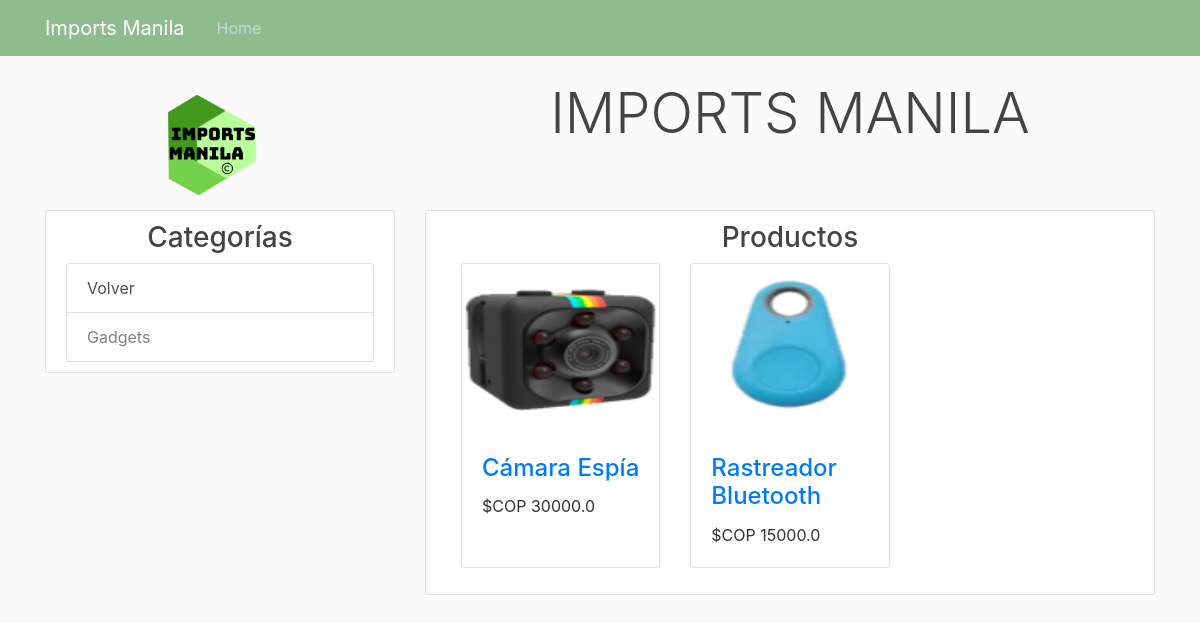
The app's page /category/2/products, older data.
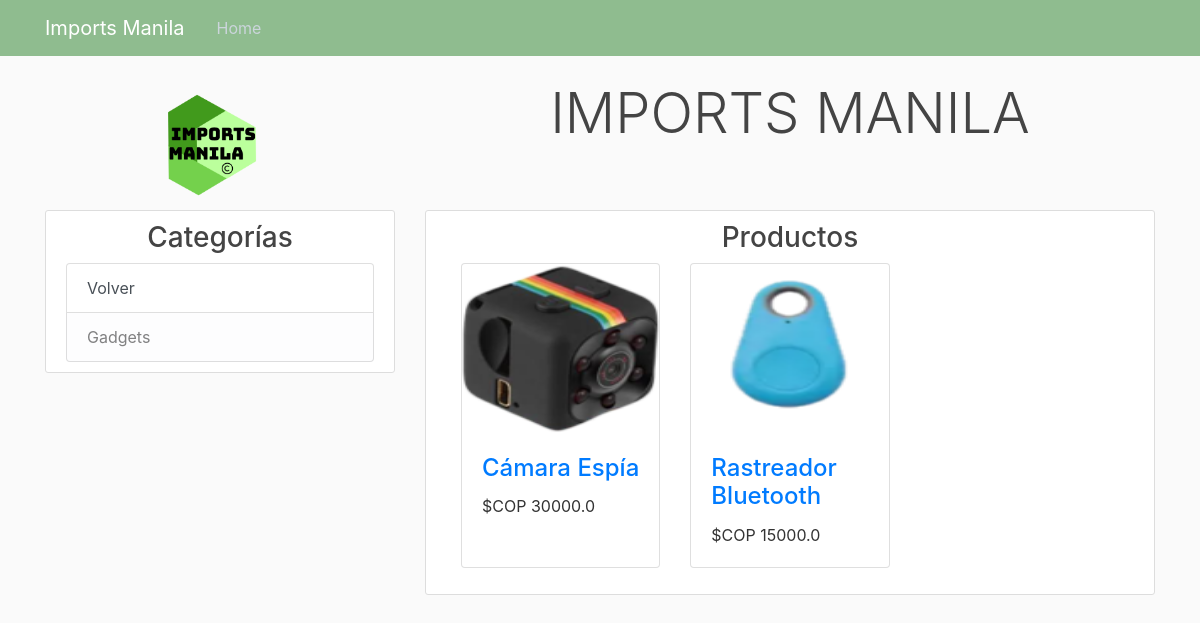
The same page, newer data.
### app_ecommerce/models.py (models this page shows, shortened)
class Category(db.Model):
    id = db.Column(db.Integer, primary_key=True)
    name = db.Column(db.String(20),unique=True,nullable=False)
    image_file = db.Column(db.String(20),nullable=False,default='defaultCategory.jpg')
    parent_category = db.Column(db.Integer, db.ForeignKey('category.id'),nullable=False,default='root')
    products = db.relationship('Product', backref='cate', lazy=True)
    subCategories = db.relationship('Category',backref=db.backref('parent_cat',remote_side='Category.id'),lazy=True)

class Product(db.Model):
    id = db.Column(db.Integer, primary_key=True)
    name = db.Column(db.String(20),unique=True, nullable=False)
    description = db.Column(db.String(2500),nullable=False)
    weight = db.Column(db.String(10), nullable=False,default='1Kg')
    price = db.Column(db.Float(10), nullable=False,default=3.1)
    image_file1 = db.Column(db.String(20),nullable=False,default='defaultProduct.jpg')
    image_file2 = db.Column(db.String(20), nullable=False, default='defaultProduct.jpg')
    image_file3 = db.Column(db.String(20), nullable=False, default='defaultProduct.jpg')
    category = db.Column(db.Integer, db.ForeignKey('category.id'),nullable=False)

### app_ecommerce/categories/routes.py (the view)
@categories.route('/category/<int:category_id>/products')
def products_for_category(category_id):
    c = Category.query.get(category_id)
    products = c.products
    categories = [c]
    return render_template('home.html',categories=categories, products=products,quote=quote)

### app_ecommerce/templates/home.html
{% extends 'layout.html' %}
{% block content %}
    <div class="row">
    <div class="col-md-4">
      <div class="content-section">
        <h3 class="text-center">Categorías</h3>
        <div class="list-group">
            <a class="list-group-item list-group-item-action list-group-item-link" href="javascript:history.back()"> Volver</a>
            {% for cat in categories %}
                {% if cat.subCategories|length > 0 %}
                    <a href="{{url_for('categories.subcategories_for_category',category_id=cat.id)}}" class="list-group-item list-group-item-action list-group-item-light">{{cat.name}}</a>
                {% else %}
                    <a href="{{url_for('categories.products_for_category',category_id=cat.id)}}"
                   class="list-group-item list-group-item-action list-group-item-light">{{cat.name}}</a>
                {% endif %}
            {% endfor %}
          </div>
      </div>
    </div>
    {% if products %}
        <div class="col-md-8">
          <div class="content-section">
            <h3 class="text-center">Productos</h3>
              <div class="col-lg-12">
                    <div class="row">
                      {% for p in products %}
                        <div class="col-lg-4 col-md-6 mb-3">
                            <div class="card h-100">
                            <a href="{{url_for('products.view_product',product_id=p.id)}}">
                            <img class="card-img-top"
                                 src="{{url_for('static',filename='product_pics/'+p.image_file1)}}" width=50 height=170 alt=""></a>
                            <div class="card-body">
                                <h4 class="card-title">
                                <a href="{{url_for('products.view_product',product_id=p.id)}}" class="text-Capitalize">{{p.name}}</a>
                                </h4>$COP {{p.price|round}}</h4>
                            </div>
                            </div>
                        </div>
                    {% endfor %}
                    </div>
              </div>
          </div>
        </div>
    {% endif %}
    </div>
{% endblock %}

### app_ecommerce/templates/layout.html (shortened to what this page needs)
<!doctype html>
<html lang="en">
    <link rel="stylesheet" href="https://stackpath.bootstrapcdn.com/bootstrap/4.4.1/css/bootstrap.min.css">
    <link rel="stylesheet" type="text/css" href="{{ url_for('static',filename='main.css')}}">
</head>
<body>
    <header class="site-header">
      <nav class="navbar navbar-expand-md navbar-dark bg-steel fixed-top">
        <div class="container">
            <a class="navbar-brand mr-4" href="/">
            Imports Manila
            </a>
          <div class="collapse navbar-collapse" id="navbarToggle">
            <div class="navbar-nav mr-auto">
              <a class="nav-item nav-link" href="{{url_for('main.home')}}">Home</a>
            </div>
          </div>
        </div>
      </nav>
    </header>
    <main role="main" class="container">
        <div class="row">
            <div class="col-md-4">
                <center>
                    <img class="mr-3" src="{{url_for('static',filename='page_picts/logo.png')}}"
                        alt="Generic placeholder image" height="130" width="130">
                </center>
            </div>
            <div class="col-md-8">
                <center>
                    <h1 class="display-4">IMPORTS MANILA</h1>
                </center>
            </div>
        </div>
            {% block content %}{% endblock %}
    </main>
</body>
</html>

### app_ecommerce/static/main.css (style rules this page uses)
body { background: #fafafa; color: #333333; margin-top: 5rem; }
h1, h2, h3, h4, h5, h6 { color: #444444; }
.bg-steel { background-color: darkseagreen; }
.site-header .navbar-nav .nav-link { color: #cbd5db; }
.content-section { background: #ffffff; padding: 10px 20px; border: 1px solid #dddddd; border-radius: 3px; margin-bottom: 20px; }

Row changes from the older to the newer data that the page shows:
changed Product "Cámara Espía": image_file1: a different picture
